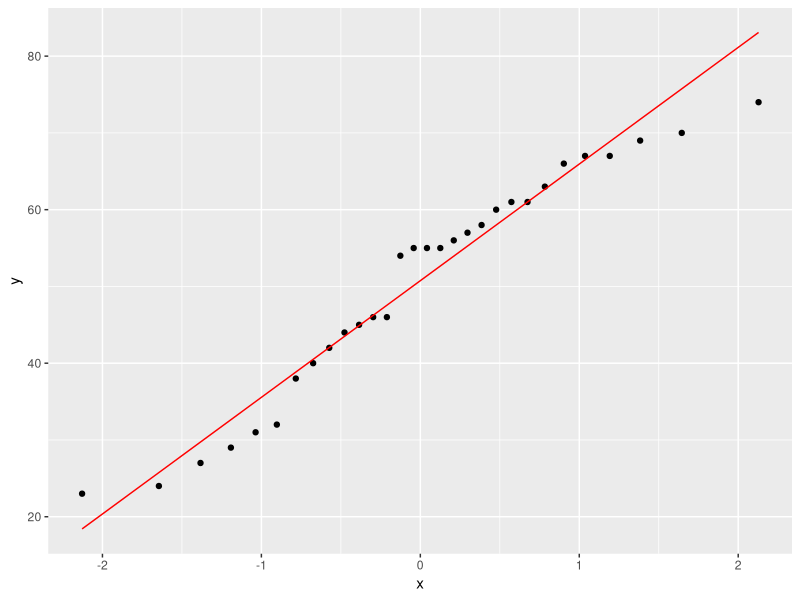
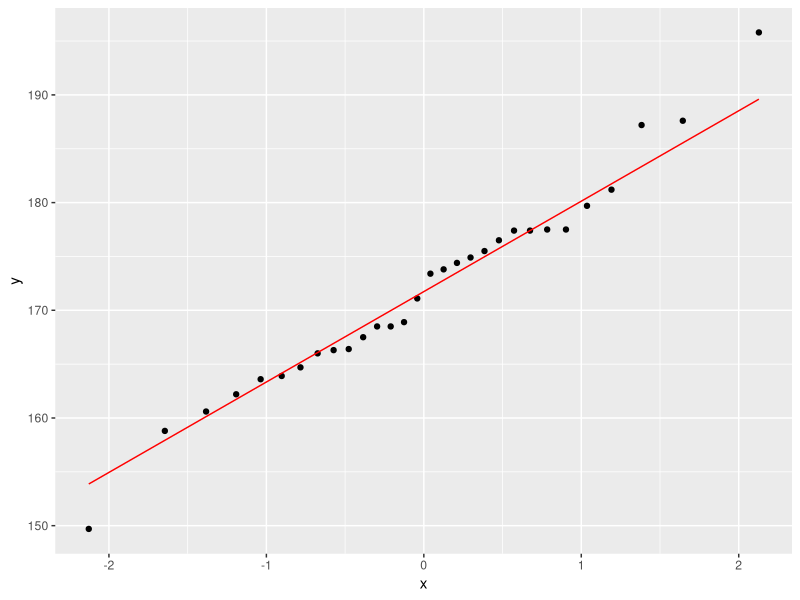
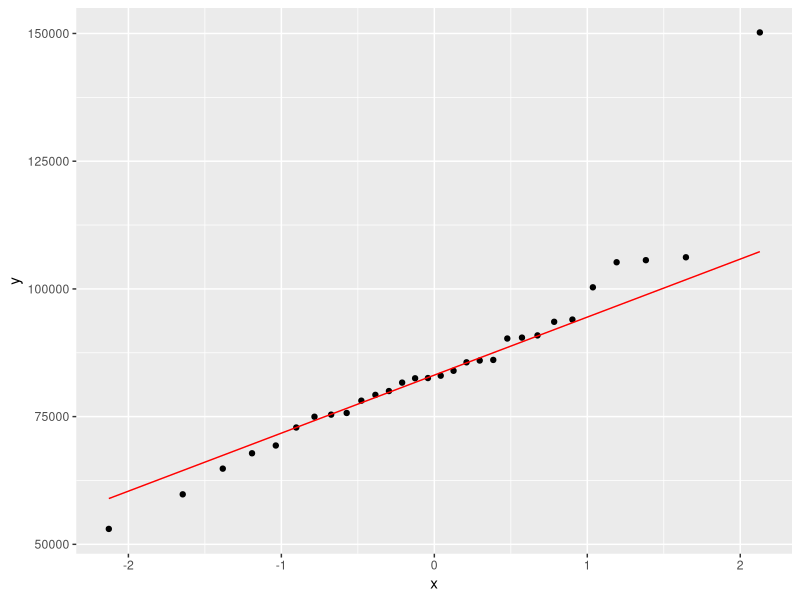
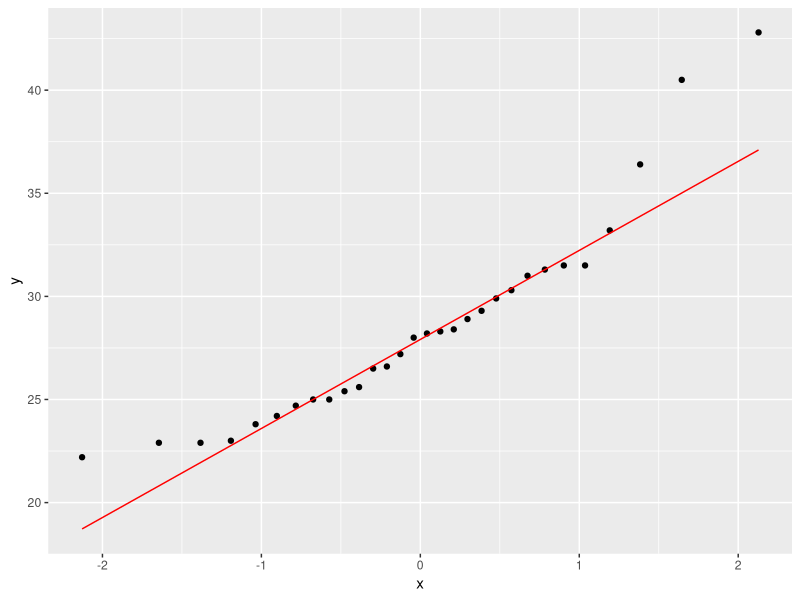
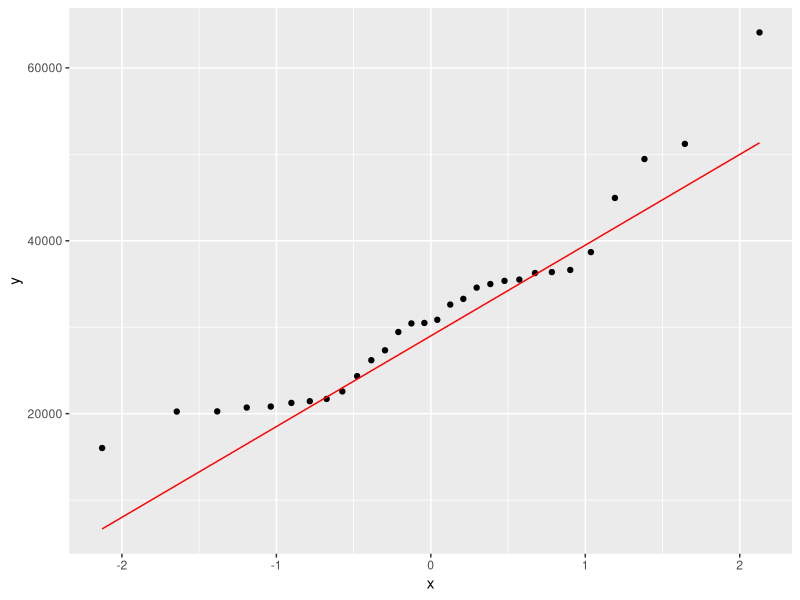
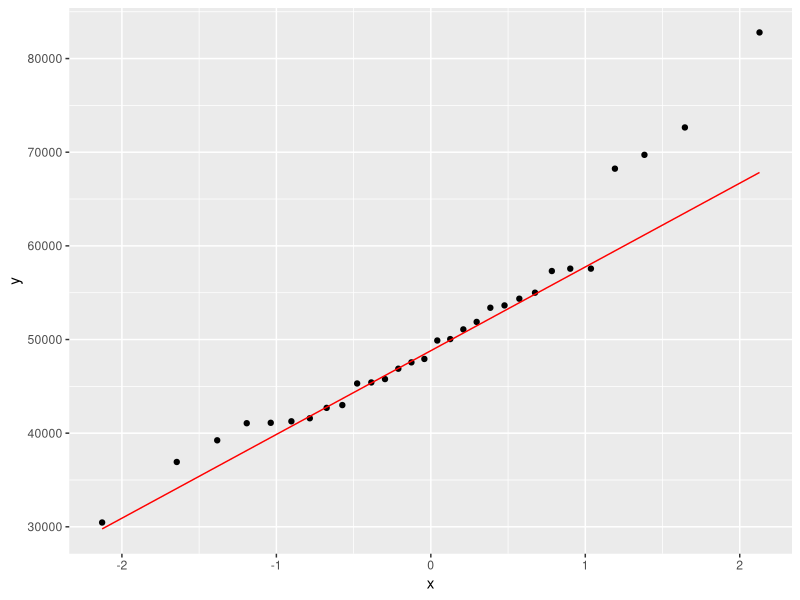
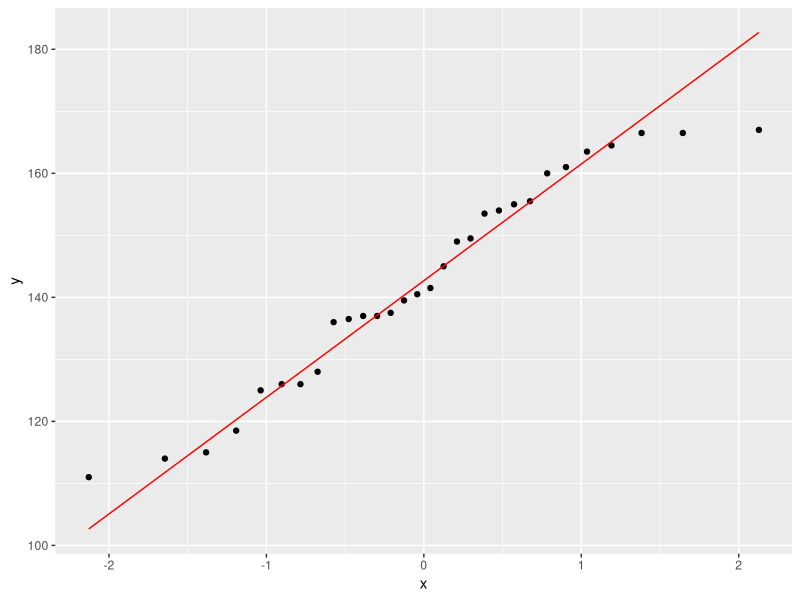
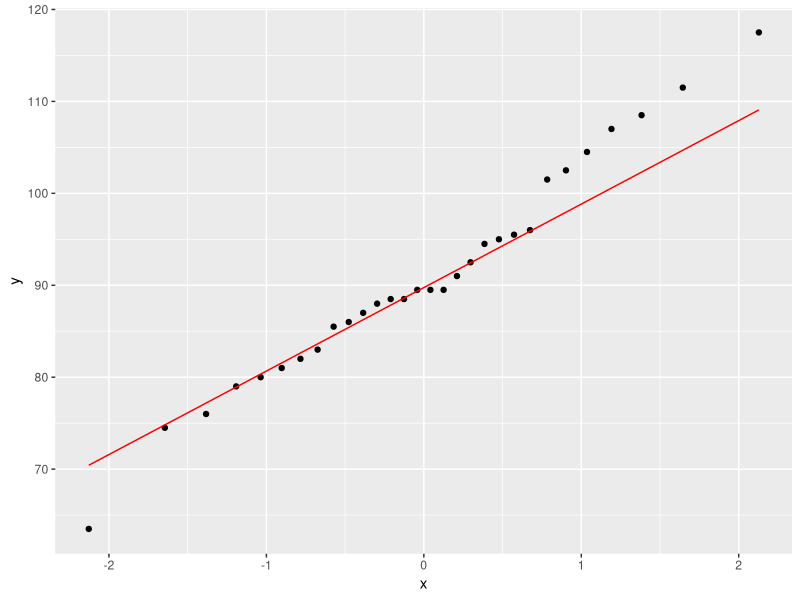

The R script that drew these images, in order:
## ---- chunk 1
library(tidyverse); library(knitr); library(ggplot2); library(kableExtra); library(readxl); library(dplyr); library(flextable); library(pbkrtest); library(broom)
Resultatskjema <- read_excel("Resultatskjema.xlsx")

pre.diff <- Resultatskjema %>%
  # velger relevante variabler
  select(id, group, time, sex, age, height, total_mass, bmi, fat_mass, lean_mass, sys, dia, wc, handgrip, vo2max_ml_min_kg_6x5, vat_mass, vat_volume, `s-glukose`, `s-triglyserider`, `s-hdl`, `s-ldl`, pwv) %>% 
  # filtrerer verdier fra pretest
  filter(time == "pre") %>%
  # grupperer etter gruppe 
  group_by(group) %>%
  mutate(total_mass = as.numeric(total_mass, na.rm = TRUE)) %>%
  mutate(fat_mass = as.numeric(fat_mass, na.rm = TRUE)) %>%
  mutate(lean_mass = as.numeric(lean_mass, na.rm = TRUE)) %>%
  mutate(vo2max_ml_min_kg = as.numeric(vo2max_ml_min_kg_6x5, na.rm = TRUE)) %>%
  mutate(vat_mass = as.numeric(vat_mass, na.rm = TRUE)) %>%
  mutate(vat_volume = as.numeric(vat_volume, na.rm = TRUE)) %>%
  mutate(`s-glukose` = as.numeric(`s-glukose`, na.rm = TRUE)) %>%
  mutate(`s-triglyserider` = as.numeric(`s-triglyserider`, na.rm = TRUE)) %>%
  mutate(`s-hdl` = as.numeric(`s-hdl`, na.rm = TRUE)) %>%
  mutate(`s-ldl` = as.numeric(`s-ldl`, na.rm = TRUE)) %>%
  mutate(pwv = as.numeric(pwv, na.rm = TRUE)) %>%
  drop_na() %>%
  print()

ggplot(pre.diff, aes(sample = age)) + stat_qq() + stat_qq_line(col = "red")
lm.age <- lm(age ~ group, data = pre.diff)
summary(lm.age)
confint(lm.age)

lm.age.co <- lm(age ~ group + sex, data = pre.diff)
summary(lm.age.co)

ggplot(pre.diff, aes(sample = height)) + stat_qq() + stat_qq_line(col = "red")
lm.height <- lm(height ~ group, data = pre.diff)
summary(lm.height)
confint(lm.height)

lm.height.co <- lm(height ~ group + sex, data = pre.diff)
summary(lm.height.co)

ggplot(pre.diff, aes(sample = total_mass)) + stat_qq() + stat_qq_line(col = "red")
lm.mass <- lm(total_mass ~ group, data = pre.diff)
summary(lm.mass)
confint(lm.mass)

lm.mass.co <- lm(total_mass ~ group + sex, data = pre.diff)
summary(lm.mass.co)

# bmi er signifikant forskjellig mellom gruppene
ggplot(pre.diff, aes(sample = bmi)) + stat_qq() + stat_qq_line(col = "red")
lm.bmi <- lm(bmi ~ group, data = pre.diff)
summary(lm.bmi)
confint(lm.bmi)

lm.bmi.co <- lm(bmi ~ group + sex, data = pre.diff)
summary(lm.bmi.co)

# fettmasse er signifikant forskjellig mellom gruppene
ggplot(pre.diff, aes(sample = fat_mass)) + stat_qq() + stat_qq_line(col = "red")
lm.fat <- lm(fat_mass ~ group, data = pre.diff)
summary(lm.fat)
confint(lm.fat)

lm.fat.co <- lm(fat_mass ~ group + sex, data = pre.diff)
summary(lm.fat.co)

ggplot(pre.diff, aes(sample = lean_mass)) + stat_qq() + stat_qq_line(col = "red")
lm.lean <- lm(lean_mass ~ group, data = pre.diff)
summary(lm.lean)
confint(lm.lean)

lm.lean.co <- lm(lean_mass ~ group + sex, data = pre.diff)
summary(lm.lean.co)

ggplot(pre.diff, aes(sample = sys)) + stat_qq() + stat_qq_line(col = "red")
lm.sys <- lm(sys ~ group, data = pre.diff)
summary(lm.sys)
confint(lm.sys)

lm.sys.co <- lm(sys ~ group + sex, data = pre.diff)
summary(lm.sys.co)

ggplot(pre.diff, aes(sample = dia)) + stat_qq() + stat_qq_line(col = "red")
lm.dia <- lm(dia ~ group, data = pre.diff)
summary(lm.dia)
confint(lm.dia)

lm.dia.co <- lm(dia ~ group + sex, data = pre.diff)
summary(lm.dia.co)

ggplot(pre.diff, aes(sample = wc)) + stat_qq() + stat_qq_line(col = "red")
lm.wc <- lm(wc ~ group, data = pre.diff)
summary(lm.wc)
confint(lm.wc)

lm.wc.co <- lm(wc ~ group + sex, data = pre.diff)
summary(lm.wc.co)

ggplot(pre.diff, aes(sample = handgrip)) + stat_qq() + stat_qq_line(col = "red")
lm.hg <- lm(handgrip ~ group, data = pre.diff)
summary(lm.hg)

lm.hg.co <- lm(handgrip ~ group + sex, data = pre.diff)
summary(lm.hg.co)

ggplot(pre.diff, aes(sample = vo2max_ml_min_kg)) + stat_qq() + stat_qq_line(col = "red")
lm.vo2 <- lm(vo2max_ml_min_kg ~ group, data = pre.diff)
summary(lm.vo2)

lm.vo2.co <- lm(vo2max_ml_min_kg ~ group + sex, data = pre.diff)
summary(lm.vo2.co)

ggplot(pre.diff, aes(sample = vat_mass)) + stat_qq() + stat_qq_line(col = "red")
lm.vat <- lm(vat_mass ~ group, data = pre.diff)
summary(lm.vat)

lm.vat.co <- lm(vat_mass ~ group + sex, data = pre.diff)
summary(lm.vat.co)

ggplot(pre.diff, aes(sample = vat_volume)) + stat_qq() + stat_qq_line(col = "red")
lm.vatv <- lm(vat_volume ~ group, data = pre.diff)
summary(lm.vatv)

# fjerner fp som hadde 10 i glukose 
gluk <- pre.diff %>%
  filter(id != "tr031 10541") %>%
  print()

# sjekker forskjeller både med og uten fp med ekstremverdi  
ggplot(gluk, aes(sample = `s-glukose`)) + stat_qq() + stat_qq_line(col = "red")
lm.gluk <- lm(`s-glukose` ~ group, data = gluk)
summary(lm.gluk)

ggplot(pre.diff, aes(sample = `s-glukose`)) + stat_qq() + stat_qq_line(col = "red")
lm.gluk.med <- lm(`s-glukose` ~ group, data = pre.diff)
summary(lm.gluk.med)

lm.gluk.med.co <- lm(`s-glukose` ~ group + sex, data = pre.diff)
summary(lm.gluk.med.co)

ggplot(pre.diff, aes(sample = `s-triglyserider`)) + stat_qq() + stat_qq_line(col = "red")
lm.trigl <- lm(`s-triglyserider` ~ group, data = pre.diff)
summary(lm.trigl)

lm.trigl.co <- lm(`s-triglyserider` ~ group + sex, data = pre.diff)
summary(lm.trigl.co)

# fjerner 3xfp med ekstreme verdier i triglyserider
trigl <- pre.diff %>%
  filter(id != "tr031 11159") %>%
  filter(id != "tr031 14662") %>%
  filter(id != "tr031 11887") %>%
  print()

# sjekker forskjeller uten 3xfp
ggplot(trigl, aes(sample = `s-triglyserider`)) + stat_qq() + stat_qq_line(col = "red")
lm.trigl.uten <- lm(`s-triglyserider` ~ group, data = trigl)
summary(lm.trigl.uten)

ggplot(pre.diff, aes(sample = `s-hdl`)) + stat_qq() + stat_qq_line(col = "red")
lm.hdl <- lm(`s-hdl` ~ group, data = pre.diff)
summary(lm.hdl)

lm.hdl.co <- lm(`s-hdl` ~ group + sex, data = pre.diff)
summary(lm.hdl.co)

# fjerner fp med ekstreme verdier i hdl
hdl <- pre.diff %>%
  filter(id != "tr031 005") %>%
  print()

ggplot(hdl, aes(sample = `s-hdl`)) + stat_qq() + stat_qq_line(col = "red")
lm.hdl.uten <- lm(`s-hdl` ~ group, data = hdl)
summary(lm.hdl.uten)

ggplot(pre.diff, aes(sample = `s-ldl`)) + stat_qq() + stat_qq_line(col = "red")
lm.ldl <- lm(`s-ldl` ~ group, data = pre.diff)
summary(lm.ldl)

ggplot(pre.diff, aes(sample = `s-ldl`)) + stat_qq() + stat_qq_line(col = "red")
lm.ldl.co <- lm(`s-ldl` ~ group + sex, data = pre.diff)
summary(lm.ldl.co)

# fjerner fp med ekstreme verdier i ldl
ldl <- pre.diff %>%
  filter(id != "tr031 001") %>%
  filter(id != "tr031 10541") %>%
  filter(id != "tr031 015") %>%
  print()

ggplot(ldl, aes(sample = `s-ldl`)) + stat_qq() + stat_qq_line(col = "red")
lm.ldl.uten <- lm(`s-ldl` ~ group, data = ldl)
summary(lm.ldl.uten)

ggplot(pre.diff, aes(sample = pwv)) + stat_qq() + stat_qq_line(col = "red")
lm.pwv <- lm(pwv ~ group, data = pre.diff)
summary(lm.pwv)

ggplot(pre.diff, aes(sample = pwv)) + stat_qq() + stat_qq_line(col = "red")
lm.pwv.co <- lm(pwv ~ group + sex, data = pre.diff)
summary(lm.pwv.co)
